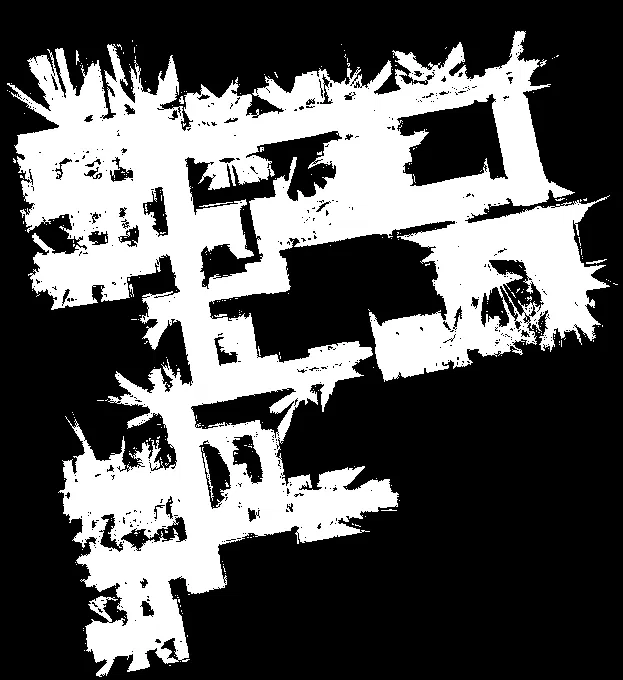
#> input picture src/problem1/map.png, 623 x 680 px
$ python solution.py
#> lines starting #> are read from the running program, lines starting #| are printed output that depends on the picture; after the words box and inside, x2 and y2 are one past the last pixel; in counts of white or black regions, pixels touching at a corner belong together
### src/problem1/route_planing.py
from PIL import Image
import networkx as nx
from networkx import Graph
import numpy as np
from matplotlib import pyplot as plt
from matplotlib.collections import LineCollection

# A grid cell (row, col). Plain tuples are hashable, so they are used directly as graph nodes.
Cell = tuple[int, int]


def _convert_image_to_grid(image: str) -> np.ndarray:
    """
    Get the data from the image

    :param image: The path to the image
    :return: The 2d array of the map, where 1 represents free cells and 0 represents obstacles
    """
#> called with image = 'src/problem1/map.png'

    img = Image.open(image)
#> img is the input picture: PIL image 623x680 RGB; mean R, G, B 88.9, 88.9, 88.9
    img = img.convert("L")  # Convert to grayscale
#> img: PIL image 623x680 L
    data = (np.array(img) > 127).astype(int)
#> data: shape (680, 623) int64; values 0 (black) and 1 (white), 34.9% white; 292 white regions (284 under 20 px), largest, box (x1, y1, x2, y2) and area: (7, 31, 610, 677) 146713, (199, 202, 233, 207) 48, (586, 259, 607, 264) 43
    return data


def _euclidean_distance(cell1: Cell, cell2: Cell) -> float:
    """
    d(v1, v2): the Euclidean distance between two cell centers.

    Also used directly as the A* heuristic, since NetworkX calls heuristic(node, goal).

    :param cell1: The first cell
    :param cell2: The second cell
    :return: The Euclidean distance between the two cells
    """
    return float(np.hypot(cell1[0] - cell2[0], cell1[1] - cell2[1]))


class RoutePlanning:
    ROUTE_TYPE_GRID = "grid"
    ROUTE_TYPE_PRM = "prm"

    def __init__(self, image: str, seed: int | None = None):
        # Convert the image to a 2D array of free and obstacle cells
        self._map = _convert_image_to_grid(image)
        # Array of shape (K, 2): one (row, col) per free cell, used for sampling
        self._free_cells = np.argwhere(self._map == 1)
#> self._free_cells = 147689 pairs, first value 31 to 676, second value 7 to 617
        if len(self._free_cells) == 0:
            raise ValueError("No free cells available in the map.")

        # Seeded random generator so PRM results are reproducible
        self._rng = np.random.default_rng(seed)

        self._start: Cell = (635, 140)
        self._goal: Cell = (350, 400)
        for name, cell in (("start", self._start), ("goal", self._goal)):
            if not self._is_free(cell):
                raise ValueError(f"The {name} cell {cell} is not a free cell.")
#> this loop made 2 passes
#> (row in _is_free, col in _is_free) on pass 2: (350, 400)

        # The graph used by the last call to shortest_path (for plotting)
        self.graph: Graph | None = None

    # ------------------------------------------------------------------ #
    # Basic grid helpers
    # ------------------------------------------------------------------ #
    def _is_free(self, cell: Cell) -> bool:
        row, col = cell
        max_rows, max_cols = self._map.shape
        return 0 <= row < max_rows and 0 <= col < max_cols and self._map[row, col] == 1

    def neighbors(self, cell: Cell) -> list[Cell]:
        """
        N(v): get the free 8-connected neighbors of a cell, respecting the map boundaries.

        :param cell: The cell to get the neighbors of
        :return: A list of the free 8-connected neighbors of the cell
        """
        r, c = cell
        neighbors = []
        for dr in (-1, 0, 1):
            for dc in (-1, 0, 1):
                if dr == 0 and dc == 0:
                    continue
                neighbor = (r + dr, c + dc)
                if self._is_free(neighbor):
                    neighbors.append(neighbor)
        return neighbors

    # ------------------------------------------------------------------ #
    # Part (a): grid graph
    # ------------------------------------------------------------------ #
    def _build_grid_graph(self) -> Graph:
        """
        Build a graph from the map data, where each free cell is a node and edges exist between 8-connected free cells.

        :return: A NetworkX graph representing the free cells and their connections
        """
        graph = Graph()
        for r, c in self._free_cells:
            cell = (int(r), int(c))
            graph.add_node(cell)
            for neighbor in self.neighbors(cell):
                if not graph.has_edge(cell, neighbor):
                    graph.add_edge(
                        cell, neighbor, weight=_euclidean_distance(cell, neighbor)
                    )
#> this loop made 147689 passes
        return graph

    # ------------------------------------------------------------------ #
    # Part (b): PRM
    # ------------------------------------------------------------------ #
    # [91 lines left out: functions sample_cell, is_reachable, _add_prm_vertex, _build_prm_graph, not called in this run]

    # ------------------------------------------------------------------ #
    # Planning
    # ------------------------------------------------------------------ #
    def shortest_path(
        self,
        route_type: str,
        num_samples: int = 2500,
        d_max: float = 75.0,
        max_extra_samples: int = 10000,
    ) -> tuple[list[Cell], float]:
        """
        Find the shortest path from the start cell to the goal cell using NetworkX's A* search,
        with Euclidean edge costs and the Euclidean distance to the goal as the heuristic.

        :param route_type: ROUTE_TYPE_GRID or ROUTE_TYPE_PRM
        :param num_samples: Number of PRM samples (PRM only)
        :param d_max: Maximum PRM connection radius (PRM only)
        :param max_extra_samples: Upper bound on extra PRM samples added if start and goal are disconnected
        :return: A list of cells representing the shortest path from start to goal and the total cost of the path
        """
        start, goal = self._start, self._goal

        if route_type == self.ROUTE_TYPE_GRID:
            graph = self._build_grid_graph()
        elif route_type == self.ROUTE_TYPE_PRM:
            graph = self._build_prm_graph(num_samples, d_max)
            # (b)(v): connect start and goal with the same distance and collision rules
            self._add_prm_vertex(graph, start, d_max)
            self._add_prm_vertex(graph, goal, d_max)
            # Keep sampling until start and goal are in the same connected component
            extra = 0
            while not nx.has_path(graph, start, goal) and extra < max_extra_samples:
                cell = self.sample_cell()
                if cell not in graph:
                    self._add_prm_vertex(graph, cell, d_max)
                    extra += 1
            if extra:
                print(f"Added {extra} extra samples to connect start and goal.")
        else:
            raise ValueError(f"Unknown route type: {route_type}")

        self.graph = graph
        try:
            path = nx.astar_path(
                graph, start, goal, heuristic=_euclidean_distance, weight="weight"
            )
        except (nx.NetworkXNoPath, nx.NodeNotFound) as e:
            print(f"Error finding path: {e}")
            return [], float("inf")

        return path, nx.path_weight(graph, path, weight="weight")

    # ------------------------------------------------------------------ #
    # Plotting (cells are (row, col), so x = col and y = row)
    # ------------------------------------------------------------------ #
    def _plot_base(self, title: str):
        fig, ax = plt.subplots(figsize=(8, 8))
        ax.imshow(self._map, cmap="gray")  # 0 = black (occupied), 1 = white (free)
        ax.set_title(title)
        return fig, ax

    def _plot_start_goal(self, ax) -> None:
        ax.plot(self._start[1], self._start[0], "go", markersize=8, label="start")
        ax.plot(self._goal[1], self._goal[0], "bo", markersize=8, label="goal")
        ax.legend()

    # [17 lines left out: function plot_roadmap, not called in this run]

    def print_map(self, path: list[Cell] | None = None, title: str = "A* path"):
        """
        Plot the map with the path overlaid: free cells white, obstacles black, path red.

        :param path: A list of cells representing the path to overlay on the map
        :param title: The figure title
        """
        _, ax = self._plot_base(title)
        if path:
            rows, cols = zip(*path)
            ax.plot(cols, rows, "r-", linewidth=2)
        self._plot_start_goal(ax)

### src/problem1/solution.py
"""
Solution for Problem 1
"""

import argparse
from pathlib import Path

from matplotlib import pyplot as plt

from problem1.route_planing import RoutePlanning

DEFAULT_MAP = Path(__file__).parent / "map.png"


def parse_arguments():
    parser = argparse.ArgumentParser(description="Route Planning")
    parser.add_argument(
        "--map", type=str, default=str(DEFAULT_MAP), help="Path to the map image"
    )
    parser.add_argument(
        "--route_type",
        type=str,
        choices=[RoutePlanning.ROUTE_TYPE_GRID, RoutePlanning.ROUTE_TYPE_PRM],
        default=RoutePlanning.ROUTE_TYPE_GRID,
        help="Type of route planning algorithm to use (grid or prm)",
    )
    parser.add_argument(
        "--samples", type=int, default=2500, help="Number of PRM samples"
    )
    parser.add_argument(
        "--d_max", type=float, default=75.0, help="Maximum PRM connection radius"
    )
    parser.add_argument(
        "--seed", type=int, default=0, help="Random seed for PRM sampling"
    )
    return parser.parse_args()


if __name__ == "__main__":
    args = parse_arguments()
    # Create a RoutePlanning instance with the map image
    route_planner = RoutePlanning(args.map, seed=args.seed)

    # Find the shortest path from start to goal
    path, cost = route_planner.shortest_path(
        args.route_type, num_samples=args.samples, d_max=args.d_max
    )

    if args.route_type == RoutePlanning.ROUTE_TYPE_PRM:
        route_planner.plot_roadmap(
            title=f"PRM (N={args.samples}, d_max={args.d_max:g})"
        )

    # Print the results
    if path:
        print(f"Shortest path found with cost {cost:.2f} ({len(path)} vertices)")
#| Shortest path found with cost 803.11 (725 vertices)
        title = (
            "Grid A* path"
            if args.route_type == RoutePlanning.ROUTE_TYPE_GRID
            else "PRM path"
        )
        route_planner.print_map(path, title=f"{title} (length {cost:.2f})")
    else:
        print("No path found.")

    plt.show()
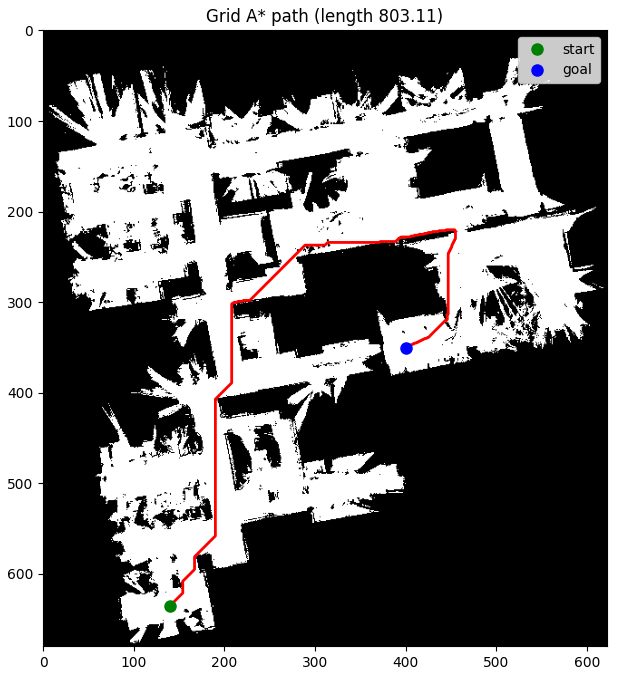
#> figure drawn by matplotlib, 1 panel
